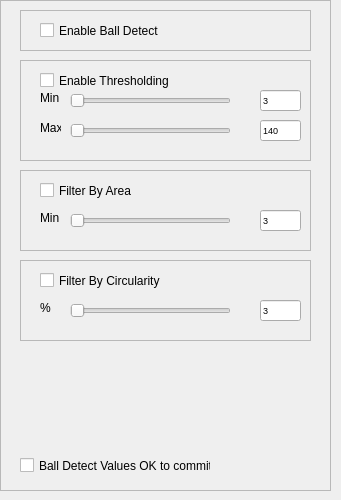
       <widget class="QWidget" name="page_2">
        <property name="geometry">
         <rect>
          <x>0</x>
          <y>0</y>
          <width>341</width>
          <height>500</height>
         </rect>
        </property>
        <attribute name="label">
         <string>Simple Blob Detect</string>
        </attribute>
        <widget class="QFrame" name="firstFrame_5">
         <property name="geometry">
          <rect>
           <x>0</x>
           <y>0</y>
           <width>331</width>
           <height>491</height>
          </rect>
         </property>
         <property name="frameShape">
          <enum>QFrame::StyledPanel</enum>
         </property>
         <property name="frameShadow">
          <enum>QFrame::Raised</enum>
         </property>
         <widget class="QFrame" name="frame_3">
          <property name="geometry">
           <rect>
            <x>20</x>
            <y>10</y>
            <width>291</width>
            <height>41</height>
           </rect>
          </property>
          <property name="frameShape">
           <enum>QFrame::StyledPanel</enum>
          </property>
          <property name="frameShadow">
           <enum>QFrame::Raised</enum>
          </property>
          <widget class="QCheckBox" name="chkBallDetect">
           <property name="geometry">
            <rect>
             <x>20</x>
             <y>10</y>
             <width>151</width>
             <height>21</height>
            </rect>
           </property>
           <property name="text">
            <string>Enable Ball Detect</string>
           </property>
          </widget>
         </widget>
         <widget class="QFrame" name="frame_4">
          <property name="geometry">
           <rect>
            <x>20</x>
            <y>60</y>
            <width>291</width>
            <height>101</height>
           </rect>
          </property>
          <property name="frameShape">
           <enum>QFrame::StyledPanel</enum>
          </property>
          <property name="frameShadow">
           <enum>QFrame::Raised</enum>
          </property>
          <widget class="QCheckBox" name="chkEnableThreshIT">
           <property name="geometry">
            <rect>
             <x>20</x>
             <y>10</y>
             <width>151</width>
             <height>21</height>
            </rect>
           </property>
           <property name="text">
            <string>Enable Thresholding</string>
           </property>
          </widget>
          <widget class="QLineEdit" name="valueThreshMinIT">
           <property name="geometry">
            <rect>
             <x>240</x>
             <y>30</y>
             <width>41</width>
             <height>21</height>
            </rect>
           </property>
           <property name="font">
            <font>
             <pointsize>7</pointsize>
            </font>
           </property>
           <property name="text">
            <string>3</string>
           </property>
          </widget>
          <widget class="QLabel" name="labelHeight_18">
           <property name="geometry">
            <rect>
             <x>20</x>
             <y>30</y>
             <width>21</width>
             <height>16</height>
            </rect>
           </property>
           <property name="text">
            <string>Min</string>
           </property>
          </widget>
          <widget class="QSlider" name="sliderThreshMinIT">
           <property name="geometry">
            <rect>
             <x>50</x>
             <y>30</y>
             <width>161</width>
             <height>21</height>
            </rect>
           </property>
           <property name="maximum">
            <number>500</number>
           </property>
           <property name="orientation">
            <enum>Qt::Horizontal</enum>
           </property>
           <property name="tickPosition">
            <enum>QSlider::NoTicks</enum>
           </property>
           <property name="tickInterval">
            <number>1</number>
           </property>
          </widget>
          <widget class="QLabel" name="labelHeight_19">
           <property name="geometry">
            <rect>
             <x>20</x>
             <y>60</y>
             <width>21</width>
             <height>16</height>
            </rect>
           </property>
           <property name="text">
            <string>Max</string>
           </property>
          </widget>
          <widget class="QSlider" name="sliderThreshMaxIT">
           <property name="geometry">
            <rect>
             <x>50</x>
             <y>60</y>
             <width>161</width>
             <height>21</height>
            </rect>
           </property>
           <property name="maximum">
            <number>1000</number>
           </property>
           <property name="orientation">
            <enum>Qt::Horizontal</enum>
           </property>
           <property name="tickPosition">
            <enum>QSlider::NoTicks</enum>
           </property>
           <property name="tickInterval">
            <number>1</number>
           </property>
          </widget>
          <widget class="QLineEdit" name="valueThreshMaxIT">
           <property name="geometry">
            <rect>
             <x>240</x>
             <y>60</y>
             <width>41</width>
             <height>21</height>
            </rect>
           </property>
           <property name="font">
            <font>
             <pointsize>7</pointsize>
            </font>
           </property>
           <property name="text">
            <string>140</string>
           </property>
          </widget>
         </widget>
         <widget class="QFrame" name="frame_5">
          <property name="geometry">
           <rect>
            <x>20</x>
            <y>170</y>
            <width>291</width>
            <height>81</height>
           </rect>
          </property>
          <property name="frameShape">
           <enum>QFrame::StyledPanel</enum>
          </property>
          <property name="frameShadow">
           <enum>QFrame::Raised</enum>
          </property>
          <widget class="QCheckBox" name="chkFilterByAreaIT">
           <property name="geometry">
            <rect>
             <x>20</x>
             <y>10</y>
             <width>151</width>
             <height>21</height>
            </rect>
           </property>
           <property name="text">
            <string>Filter By Area</string>
           </property>
          </widget>
          <widget class="QLineEdit" name="valueFilterByAreaIT">
           <property name="geometry">
            <rect>
             <x>240</x>
             <y>40</y>
             <width>41</width>
             <height>21</height>
            </rect>
           </property>
           <property name="font">
            <font>
             <pointsize>7</pointsize>
            </font>
           </property>
           <property name="text">
            <string>3</string>
           </property>
          </widget>
          <widget class="QLabel" name="labelHeight_20">
           <property name="geometry">
            <rect>
             <x>20</x>
             <y>40</y>
             <width>21</width>
             <height>16</height>
            </rect>
           </property>
           <property name="text">
            <string>Min</string>
           </property>
          </widget>
          <widget class="QSlider" name="sliderFilterByAreaIT">
           <property name="geometry">
            <rect>
             <x>50</x>
             <y>40</y>
             <width>161</width>
             <height>21</height>
            </rect>
           </property>
           <property name="maximum">
            <number>2000</number>
           </property>
           <property name="orientation">
            <enum>Qt::Horizontal</enum>
           </property>
           <property name="tickPosition">
            <enum>QSlider::NoTicks</enum>
           </property>
           <property name="tickInterval">
            <number>1</number>
           </property>
          </widget>
         </widget>
         <widget class="QFrame" name="frame_6">
          <property name="geometry">
           <rect>
            <x>20</x>
            <y>260</y>
            <width>291</width>
            <height>81</height>
           </rect>
          </property>
          <property name="frameShape">
           <enum>QFrame::StyledPanel</enum>
          </property>
          <property name="frameShadow">
           <enum>QFrame::Raised</enum>
          </property>
          <widget class="QCheckBox" name="chkFilterByCircIT">
           <property name="geometry">
            <rect>
             <x>20</x>
             <y>10</y>
             <width>151</width>
             <height>21</height>
            </rect>
           </property>
           <property name="text">
            <string>Filter By Circularity</string>
           </property>
          </widget>
          <widget class="QLineEdit" name="valueFilterByCircIT">
           <property name="geometry">
            <rect>
             <x>240</x>
             <y>40</y>
             <width>41</width>
             <height>21</height>
            </rect>
           </property>
           <property name="font">
            <font>
             <pointsize>7</pointsize>
            </font>
           </property>
           <property name="text">
            <string>3</string>
           </property>
          </widget>
          <widget class="QLabel" name="labelHeight_22">
           <property name="geometry">
            <rect>
             <x>20</x>
             <y>40</y>
             <width>21</width>
             <height>16</height>
            </rect>
           </property>
           <property name="text">
            <string>%</string>
           </property>
          </widget>
          <widget class="QSlider" name="sliderFilterByCircIT">
           <property name="geometry">
            <rect>
             <x>50</x>
             <y>40</y>
             <width>161</width>
             <height>21</height>
            </rect>
           </property>
           <property name="maximum">
            <number>100</number>
           </property>
           <property name="orientation">
            <enum>Qt::Horizontal</enum>
           </property>
           <property name="tickPosition">
            <enum>QSlider::NoTicks</enum>
           </property>
           <property name="tickInterval">
            <number>1</number>
           </property>
          </widget>
         </widget>
         <widget class="QCheckBox" name="chkBallDetectCommitIT">
          <property name="geometry">
           <rect>
            <x>20</x>
            <y>450</y>
            <width>191</width>
            <height>31</height>
           </rect>
          </property>
          <property name="text">
           <string>Ball Detect Values OK to commit</string>
          </property>
         </widget>
        </widget>
       </widget>
